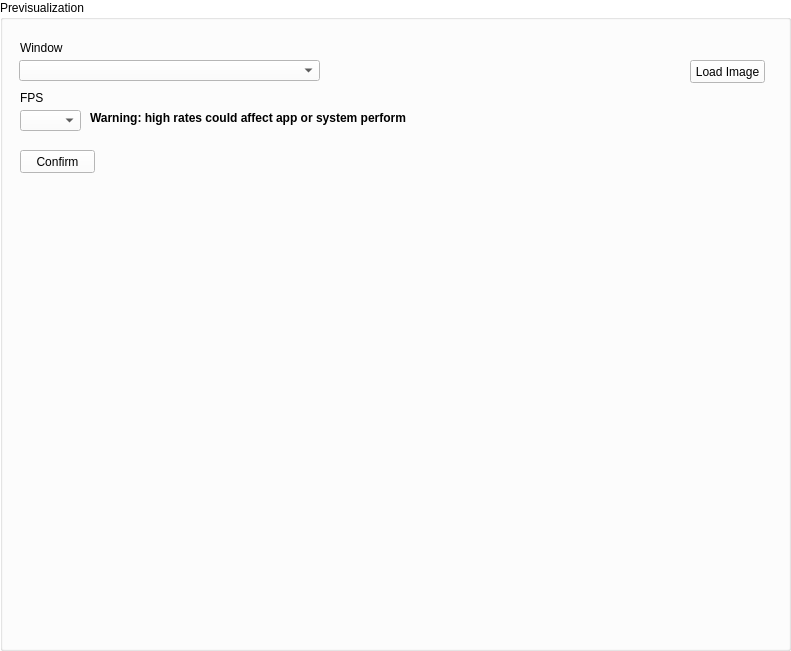
   <widget class="QGroupBox" name="groupBox">
    <property name="geometry">
     <rect>
      <x>10</x>
      <y>10</y>
      <width>791</width>
      <height>651</height>
     </rect>
    </property>
    <property name="palette">
     <palette>
      <active>
       <colorrole role="WindowText">
        <brush brushstyle="SolidPattern">
         <color alpha="255">
          <red>0</red>
          <green>0</green>
          <blue>0</blue>
         </color>
        </brush>
       </colorrole>
       <colorrole role="Button">
        <brush brushstyle="SolidPattern">
         <color alpha="255">
          <red>255</red>
          <green>255</green>
          <blue>255</blue>
         </color>
        </brush>
       </colorrole>
       <colorrole role="Light">
        <brush brushstyle="SolidPattern">
         <color alpha="255">
          <red>255</red>
          <green>255</green>
          <blue>255</blue>
         </color>
        </brush>
       </colorrole>
       <colorrole role="Midlight">
        <brush brushstyle="SolidPattern">
         <color alpha="255">
          <red>255</red>
          <green>255</green>
          <blue>255</blue>
         </color>
        </brush>
       </colorrole>
       <colorrole role="Dark">
        <brush brushstyle="SolidPattern">
         <color alpha="255">
          <red>127</red>
          <green>127</green>
          <blue>127</blue>
         </color>
        </brush>
       </colorrole>
       <colorrole role="Mid">
        <brush brushstyle="SolidPattern">
         <color alpha="255">
          <red>170</red>
          <green>170</green>
          <blue>170</blue>
         </color>
        </brush>
       </colorrole>
       <colorrole role="Text">
        <brush brushstyle="SolidPattern">
         <color alpha="255">
          <red>0</red>
          <green>0</green>
          <blue>0</blue>
         </color>
        </brush>
       </colorrole>
       <colorrole role="BrightText">
        <brush brushstyle="SolidPattern">
         <color alpha="255">
          <red>255</red>
          <green>255</green>
          <blue>255</blue>
         </color>
        </brush>
       </colorrole>
       <colorrole role="ButtonText">
        <brush brushstyle="SolidPattern">
         <color alpha="255">
          <red>0</red>
          <green>0</green>
          <blue>0</blue>
         </color>
        </brush>
       </colorrole>
       <colorrole role="Base">
        <brush brushstyle="SolidPattern">
         <color alpha="255">
          <red>255</red>
          <green>255</green>
          <blue>255</blue>
         </color>
        </brush>
       </colorrole>
       <colorrole role="Window">
        <brush brushstyle="SolidPattern">
         <color alpha="255">
          <red>255</red>
          <green>255</green>
          <blue>255</blue>
         </color>
        </brush>
       </colorrole>
       <colorrole role="Shadow">
        <brush brushstyle="SolidPattern">
         <color alpha="255">
          <red>0</red>
          <green>0</green>
          <blue>0</blue>
         </color>
        </brush>
       </colorrole>
       <colorrole role="AlternateBase">
        <brush brushstyle="SolidPattern">
         <color alpha="255">
          <red>255</red>
          <green>255</green>
          <blue>255</blue>
         </color>
        </brush>
       </colorrole>
       <colorrole role="ToolTipBase">
        <brush brushstyle="SolidPattern">
         <color alpha="255">
          <red>255</red>
          <green>255</green>
          <blue>220</blue>
         </color>
        </brush>
       </colorrole>
       <colorrole role="ToolTipText">
        <brush brushstyle="SolidPattern">
         <color alpha="255">
          <red>0</red>
          <green>0</green>
          <blue>0</blue>
         </color>
        </brush>
       </colorrole>
       <colorrole role="PlaceholderText">
        <brush brushstyle="SolidPattern">
         <color alpha="128">
          <red>0</red>
          <green>0</green>
          <blue>0</blue>
         </color>
        </brush>
       </colorrole>
      </active>
      <inactive>
       <colorrole role="WindowText">
        <brush brushstyle="SolidPattern">
         <color alpha="255">
          <red>0</red>
          <green>0</green>
          <blue>0</blue>
         </color>
        </brush>
       </colorrole>
       <colorrole role="Button">
        <brush brushstyle="SolidPattern">
         <color alpha="255">
          <red>255</red>
          <green>255</green>
          <blue>255</blue>
         </color>
        </brush>
       </colorrole>
       <colorrole role="Light">
        <brush brushstyle="SolidPattern">
         <color alpha="255">
          <red>255</red>
          <green>255</green>
          <blue>255</blue>
         </color>
        </brush>
       </colorrole>
       <colorrole role="Midlight">
        <brush brushstyle="SolidPattern">
         <color alpha="255">
          <red>255</red>
          <green>255</green>
          <blue>255</blue>
         </color>
        </brush>
       </colorrole>
       <colorrole role="Dark">
        <brush brushstyle="SolidPattern">
         <color alpha="255">
          <red>127</red>
          <green>127</green>
          <blue>127</blue>
         </color>
        </brush>
       </colorrole>
       <colorrole role="Mid">
        <brush brushstyle="SolidPattern">
         <color alpha="255">
          <red>170</red>
          <green>170</green>
          <blue>170</blue>
         </color>
        </brush>
       </colorrole>
       <colorrole role="Text">
        <brush brushstyle="SolidPattern">
         <color alpha="255">
          <red>0</red>
          <green>0</green>
          <blue>0</blue>
         </color>
        </brush>
       </colorrole>
       <colorrole role="BrightText">
        <brush brushstyle="SolidPattern">
         <color alpha="255">
          <red>255</red>
          <green>255</green>
          <blue>255</blue>
         </color>
        </brush>
       </colorrole>
       <colorrole role="ButtonText">
        <brush brushstyle="SolidPattern">
         <color alpha="255">
          <red>0</red>
          <green>0</green>
          <blue>0</blue>
         </color>
        </brush>
       </colorrole>
       <colorrole role="Base">
        <brush brushstyle="SolidPattern">
         <color alpha="255">
          <red>255</red>
          <green>255</green>
          <blue>255</blue>
         </color>
        </brush>
       </colorrole>
       <colorrole role="Window">
        <brush brushstyle="SolidPattern">
         <color alpha="255">
          <red>255</red>
          <green>255</green>
          <blue>255</blue>
         </color>
        </brush>
       </colorrole>
       <colorrole role="Shadow">
        <brush brushstyle="SolidPattern">
         <color alpha="255">
          <red>0</red>
          <green>0</green>
          <blue>0</blue>
         </color>
        </brush>
       </colorrole>
       <colorrole role="AlternateBase">
        <brush brushstyle="SolidPattern">
         <color alpha="255">
          <red>255</red>
          <green>255</green>
          <blue>255</blue>
         </color>
        </brush>
       </colorrole>
       <colorrole role="ToolTipBase">
        <brush brushstyle="SolidPattern">
         <color alpha="255">
          <red>255</red>
          <green>255</green>
          <blue>220</blue>
         </color>
        </brush>
       </colorrole>
       <colorrole role="ToolTipText">
        <brush brushstyle="SolidPattern">
         <color alpha="255">
          <red>0</red>
          <green>0</green>
          <blue>0</blue>
         </color>
        </brush>
       </colorrole>
       <colorrole role="PlaceholderText">
        <brush brushstyle="SolidPattern">
         <color alpha="128">
          <red>0</red>
          <green>0</green>
          <blue>0</blue>
         </color>
        </brush>
       </colorrole>
      </inactive>
      <disabled>
       <colorrole role="WindowText">
        <brush brushstyle="SolidPattern">
         <color alpha="255">
          <red>127</red>
          <green>127</green>
          <blue>127</blue>
         </color>
        </brush>
       </colorrole>
       <colorrole role="Button">
        <brush brushstyle="SolidPattern">
         <color alpha="255">
          <red>255</red>
          <green>255</green>
          <blue>255</blue>
         </color>
        </brush>
       </colorrole>
       <colorrole role="Light">
        <brush brushstyle="SolidPattern">
         <color alpha="255">
          <red>255</red>
          <green>255</green>
          <blue>255</blue>
         </color>
        </brush>
       </colorrole>
       <colorrole role="Midlight">
        <brush brushstyle="SolidPattern">
         <color alpha="255">
          <red>255</red>
          <green>255</green>
          <blue>255</blue>
         </color>
        </brush>
       </colorrole>
       <colorrole role="Dark">
        <brush brushstyle="SolidPattern">
         <color alpha="255">
          <red>127</red>
          <green>127</green>
          <blue>127</blue>
         </color>
        </brush>
       </colorrole>
       <colorrole role="Mid">
        <brush brushstyle="SolidPattern">
         <color alpha="255">
          <red>170</red>
          <green>170</green>
          <blue>170</blue>
         </color>
        </brush>
       </colorrole>
       <colorrole role="Text">
        <brush brushstyle="SolidPattern">
         <color alpha="255">
          <red>127</red>
          <green>127</green>
          <blue>127</blue>
         </color>
        </brush>
       </colorrole>
       <colorrole role="BrightText">
        <brush brushstyle="SolidPattern">
         <color alpha="255">
          <red>255</red>
          <green>255</green>
          <blue>255</blue>
         </color>
        </brush>
       </colorrole>
       <colorrole role="ButtonText">
        <brush brushstyle="SolidPattern">
         <color alpha="255">
          <red>127</red>
          <green>127</green>
          <blue>127</blue>
         </color>
        </brush>
       </colorrole>
       <colorrole role="Base">
        <brush brushstyle="SolidPattern">
         <color alpha="255">
          <red>255</red>
          <green>255</green>
          <blue>255</blue>
         </color>
        </brush>
       </colorrole>
       <colorrole role="Window">
        <brush brushstyle="SolidPattern">
         <color alpha="255">
          <red>255</red>
          <green>255</green>
          <blue>255</blue>
         </color>
        </brush>
       </colorrole>
       <colorrole role="Shadow">
        <brush brushstyle="SolidPattern">
         <color alpha="255">
          <red>0</red>
          <green>0</green>
          <blue>0</blue>
         </color>
        </brush>
       </colorrole>
       <colorrole role="AlternateBase">
        <brush brushstyle="SolidPattern">
         <color alpha="255">
          <red>255</red>
          <green>255</green>
          <blue>255</blue>
         </color>
        </brush>
       </colorrole>
       <colorrole role="ToolTipBase">
        <brush brushstyle="SolidPattern">
         <color alpha="255">
          <red>255</red>
          <green>255</green>
          <blue>220</blue>
         </color>
        </brush>
       </colorrole>
       <colorrole role="ToolTipText">
        <brush brushstyle="SolidPattern">
         <color alpha="255">
          <red>0</red>
          <green>0</green>
          <blue>0</blue>
         </color>
        </brush>
       </colorrole>
       <colorrole role="PlaceholderText">
        <brush brushstyle="SolidPattern">
         <color alpha="128">
          <red>0</red>
          <green>0</green>
          <blue>0</blue>
         </color>
        </brush>
       </colorrole>
      </disabled>
     </palette>
    </property>
    <property name="title">
     <string>Previsualization</string>
    </property>
    <property name="flat">
     <bool>false</bool>
    </property>
    <property name="checkable">
     <bool>false</bool>
    </property>
    <widget class="QComboBox" name="availableWindowsComboBox">
     <property name="geometry">
      <rect>
       <x>19</x>
       <y>60</y>
       <width>301</width>
       <height>21</height>
      </rect>
     </property>
     <property name="maxVisibleItems">
      <number>50</number>
     </property>
     <property name="frame">
      <bool>true</bool>
     </property>
    </widget>
    <widget class="QComboBox" name="availableFPSComboBox">
     <property name="geometry">
      <rect>
       <x>20</x>
       <y>110</y>
       <width>61</width>
       <height>21</height>
      </rect>
     </property>
    </widget>
    <widget class="QLabel" name="previsualizationLabel">
     <property name="geometry">
      <rect>
       <x>30</x>
       <y>210</y>
       <width>741</width>
       <height>401</height>
      </rect>
     </property>
     <property name="palette">
      <palette>
       <active>
        <colorrole role="WindowText">
         <brush brushstyle="SolidPattern">
          <color alpha="255">
           <red>0</red>
           <green>0</green>
           <blue>0</blue>
          </color>
         </brush>
        </colorrole>
        <colorrole role="Button">
         <brush brushstyle="SolidPattern">
          <color alpha="255">
           <red>255</red>
           <green>255</green>
           <blue>255</blue>
          </color>
         </brush>
        </colorrole>
        <colorrole role="Light">
         <brush brushstyle="SolidPattern">
          <color alpha="255">
           <red>255</red>
           <green>255</green>
           <blue>255</blue>
          </color>
         </brush>
        </colorrole>
        <colorrole role="Midlight">
         <brush brushstyle="SolidPattern">
          <color alpha="255">
           <red>255</red>
           <green>255</green>
           <blue>255</blue>
          </color>
         </brush>
        </colorrole>
        <colorrole role="Dark">
         <brush brushstyle="SolidPattern">
          <color alpha="255">
           <red>127</red>
           <green>127</green>
           <blue>127</blue>
          </color>
         </brush>
        </colorrole>
        <colorrole role="Mid">
         <brush brushstyle="SolidPattern">
          <color alpha="255">
           <red>170</red>
           <green>170</green>
           <blue>170</blue>
          </color>
         </brush>
        </colorrole>
        <colorrole role="Text">
         <brush brushstyle="SolidPattern">
          <color alpha="255">
           <red>0</red>
           <green>0</green>
           <blue>0</blue>
          </color>
         </brush>
        </colorrole>
        <colorrole role="BrightText">
         <brush brushstyle="SolidPattern">
          <color alpha="255">
           <red>255</red>
           <green>255</green>
           <blue>255</blue>
          </color>
         </brush>
        </colorrole>
        <colorrole role="ButtonText">
         <brush brushstyle="SolidPattern">
          <color alpha="255">
           <red>0</red>
           <green>0</green>
           <blue>0</blue>
          </color>
         </brush>
        </colorrole>
        <colorrole role="Base">
         <brush brushstyle="SolidPattern">
          <color alpha="255">
           <red>255</red>
           <green>255</green>
           <blue>255</blue>
          </color>
         </brush>
        </colorrole>
        <colorrole role="Window">
         <brush brushstyle="SolidPattern">
          <color alpha="255">
           <red>255</red>
           <green>255</green>
           <blue>255</blue>
          </color>
         </brush>
        </colorrole>
        <colorrole role="Shadow">
         <brush brushstyle="SolidPattern">
          <color alpha="255">
           <red>0</red>
           <green>0</green>
           <blue>0</blue>
          </color>
         </brush>
        </colorrole>
        <colorrole role="AlternateBase">
         <brush brushstyle="SolidPattern">
          <color alpha="255">
           <red>255</red>
           <green>255</green>
           <blue>255</blue>
          </color>
         </brush>
        </colorrole>
        <colorrole role="ToolTipBase">
         <brush brushstyle="SolidPattern">
          <color alpha="255">
           <red>255</red>
           <green>255</green>
           <blue>220</blue>
          </color>
         </brush>
        </colorrole>
        <colorrole role="ToolTipText">
         <brush brushstyle="SolidPattern">
          <color alpha="255">
           <red>0</red>
           <green>0</green>
           <blue>0</blue>
          </color>
         </brush>
        </colorrole>
        <colorrole role="PlaceholderText">
         <brush brushstyle="SolidPattern">
          <color alpha="128">
           <red>0</red>
           <green>0</green>
           <blue>0</blue>
          </color>
         </brush>
        </colorrole>
       </active>
       <inactive>
        <colorrole role="WindowText">
         <brush brushstyle="SolidPattern">
          <color alpha="255">
           <red>0</red>
           <green>0</green>
           <blue>0</blue>
          </color>
         </brush>
        </colorrole>
        <colorrole role="Button">
         <brush brushstyle="SolidPattern">
          <color alpha="255">
           <red>255</red>
           <green>255</green>
           <blue>255</blue>
          </color>
         </brush>
        </colorrole>
        <colorrole role="Light">
         <brush brushstyle="SolidPattern">
          <color alpha="255">
           <red>255</red>
           <green>255</green>
           <blue>255</blue>
          </color>
         </brush>
        </colorrole>
        <colorrole role="Midlight">
         <brush brushstyle="SolidPattern">
          <color alpha="255">
           <red>255</red>
           <green>255</green>
           <blue>255</blue>
          </color>
         </brush>
        </colorrole>
        <colorrole role="Dark">
         <brush brushstyle="SolidPattern">
          <color alpha="255">
           <red>127</red>
           <green>127</green>
           <blue>127</blue>
          </color>
         </brush>
        </colorrole>
        <colorrole role="Mid">
         <brush brushstyle="SolidPattern">
          <color alpha="255">
           <red>170</red>
           <green>170</green>
           <blue>170</blue>
          </color>
         </brush>
        </colorrole>
        <colorrole role="Text">
         <brush brushstyle="SolidPattern">
          <color alpha="255">
           <red>0</red>
           <green>0</green>
           <blue>0</blue>
          </color>
         </brush>
        </colorrole>
        <colorrole role="BrightText">
         <brush brushstyle="SolidPattern">
          <color alpha="255">
           <red>255</red>
           <green>255</green>
           <blue>255</blue>
          </color>
         </brush>
        </colorrole>
        <colorrole role="ButtonText">
         <brush brushstyle="SolidPattern">
          <color alpha="255">
           <red>0</red>
           <green>0</green>
           <blue>0</blue>
          </color>
         </brush>
        </colorrole>
        <colorrole role="Base">
         <brush brushstyle="SolidPattern">
          <color alpha="255">
           <red>255</red>
           <green>255</green>
           <blue>255</blue>
          </color>
         </brush>
        </colorrole>
        <colorrole role="Window">
         <brush brushstyle="SolidPattern">
          <color alpha="255">
           <red>255</red>
           <green>255</green>
           <blue>255</blue>
          </color>
         </brush>
        </colorrole>
        <colorrole role="Shadow">
         <brush brushstyle="SolidPattern">
          <color alpha="255">
           <red>0</red>
           <green>0</green>
           <blue>0</blue>
          </color>
         </brush>
        </colorrole>
        <colorrole role="AlternateBase">
         <brush brushstyle="SolidPattern">
          <color alpha="255">
           <red>255</red>
           <green>255</green>
           <blue>255</blue>
          </color>
         </brush>
        </colorrole>
        <colorrole role="ToolTipBase">
         <brush brushstyle="SolidPattern">
          <color alpha="255">
           <red>255</red>
           <green>255</green>
           <blue>220</blue>
          </color>
         </brush>
        </colorrole>
        <colorrole role="ToolTipText">
         <brush brushstyle="SolidPattern">
          <color alpha="255">
           <red>0</red>
           <green>0</green>
           <blue>0</blue>
          </color>
         </brush>
        </colorrole>
        <colorrole role="PlaceholderText">
         <brush brushstyle="SolidPattern">
          <color alpha="128">
           <red>0</red>
           <green>0</green>
           <blue>0</blue>
          </color>
         </brush>
        </colorrole>
       </inactive>
       <disabled>
        <colorrole role="WindowText">
         <brush brushstyle="SolidPattern">
          <color alpha="255">
           <red>127</red>
           <green>127</green>
           <blue>127</blue>
          </color>
         </brush>
        </colorrole>
        <colorrole role="Button">
         <brush brushstyle="SolidPattern">
          <color alpha="255">
           <red>255</red>
           <green>255</green>
           <blue>255</blue>
          </color>
         </brush>
        </colorrole>
        <colorrole role="Light">
         <brush brushstyle="SolidPattern">
          <color alpha="255">
           <red>255</red>
           <green>255</green>
           <blue>255</blue>
          </color>
         </brush>
        </colorrole>
        <colorrole role="Midlight">
         <brush brushstyle="SolidPattern">
          <color alpha="255">
           <red>255</red>
           <green>255</green>
           <blue>255</blue>
          </color>
         </brush>
        </colorrole>
        <colorrole role="Dark">
         <brush brushstyle="SolidPattern">
          <color alpha="255">
           <red>127</red>
           <green>127</green>
           <blue>127</blue>
          </color>
         </brush>
        </colorrole>
        <colorrole role="Mid">
         <brush brushstyle="SolidPattern">
          <color alpha="255">
           <red>170</red>
           <green>170</green>
           <blue>170</blue>
          </color>
         </brush>
        </colorrole>
        <colorrole role="Text">
         <brush brushstyle="SolidPattern">
          <color alpha="255">
           <red>127</red>
           <green>127</green>
           <blue>127</blue>
          </color>
         </brush>
        </colorrole>
        <colorrole role="BrightText">
         <brush brushstyle="SolidPattern">
          <color alpha="255">
           <red>255</red>
           <green>255</green>
           <blue>255</blue>
          </color>
         </brush>
        </colorrole>
        <colorrole role="ButtonText">
         <brush brushstyle="SolidPattern">
          <color alpha="255">
           <red>127</red>
           <green>127</green>
           <blue>127</blue>
          </color>
         </brush>
        </colorrole>
        <colorrole role="Base">
         <brush brushstyle="SolidPattern">
          <color alpha="255">
           <red>255</red>
           <green>255</green>
           <blue>255</blue>
          </color>
         </brush>
        </colorrole>
        <colorrole role="Window">
         <brush brushstyle="SolidPattern">
          <color alpha="255">
           <red>255</red>
           <green>255</green>
           <blue>255</blue>
          </color>
         </brush>
        </colorrole>
        <colorrole role="Shadow">
         <brush brushstyle="SolidPattern">
          <color alpha="255">
           <red>0</red>
           <green>0</green>
           <blue>0</blue>
          </color>
         </brush>
        </colorrole>
        <colorrole role="AlternateBase">
         <brush brushstyle="SolidPattern">
          <color alpha="255">
           <red>255</red>
           <green>255</green>
           <blue>255</blue>
          </color>
         </brush>
        </colorrole>
        <colorrole role="ToolTipBase">
         <brush brushstyle="SolidPattern">
          <color alpha="255">
           <red>255</red>
           <green>255</green>
           <blue>220</blue>
          </color>
         </brush>
        </colorrole>
        <colorrole role="ToolTipText">
         <brush brushstyle="SolidPattern">
          <color alpha="255">
           <red>0</red>
           <green>0</green>
           <blue>0</blue>
          </color>
         </brush>
        </colorrole>
        <colorrole role="PlaceholderText">
         <brush brushstyle="SolidPattern">
          <color alpha="128">
           <red>0</red>
           <green>0</green>
           <blue>0</blue>
          </color>
         </brush>
        </colorrole>
       </disabled>
      </palette>
     </property>
     <property name="text">
      <string/>
     </property>
    </widget>
    <widget class="QPushButton" name="loadImageButton">
     <property name="geometry">
      <rect>
       <x>690</x>
       <y>60</y>
       <width>75</width>
       <height>23</height>
      </rect>
     </property>
     <property name="text">
      <string>Load Image</string>
     </property>
    </widget>
    <widget class="QLabel" name="label_8">
     <property name="geometry">
      <rect>
       <x>20</x>
       <y>40</y>
       <width>301</width>
       <height>16</height>
      </rect>
     </property>
     <property name="text">
      <string>Window</string>
     </property>
    </widget>
    <widget class="QLabel" name="label_9">
     <property name="geometry">
      <rect>
       <x>20</x>
       <y>90</y>
       <width>301</width>
       <height>16</height>
      </rect>
     </property>
     <property name="text">
      <string>FPS</string>
     </property>
    </widget>
    <widget class="QLabel" name="label_10">
     <property name="geometry">
      <rect>
       <x>90</x>
       <y>110</y>
       <width>321</width>
       <height>16</height>
      </rect>
     </property>
     <property name="font">
      <font>
       <weight>75</weight>
       <bold>true</bold>
       <kerning>true</kerning>
      </font>
     </property>
     <property name="text">
      <string>Warning: high rates could affect app or system perform</string>
     </property>
    </widget>
    <widget class="QPushButton" name="refreshAvailableWindowsButton">
     <property name="geometry">
      <rect>
       <x>20</x>
       <y>150</y>
       <width>75</width>
       <height>23</height>
      </rect>
     </property>
     <property name="text">
      <string>Confirm</string>
     </property>
    </widget>
   </widget>
